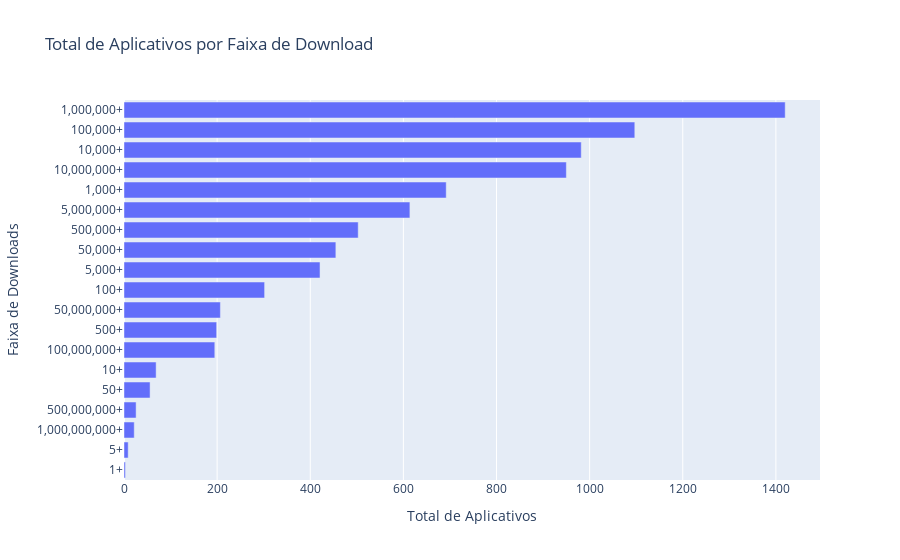
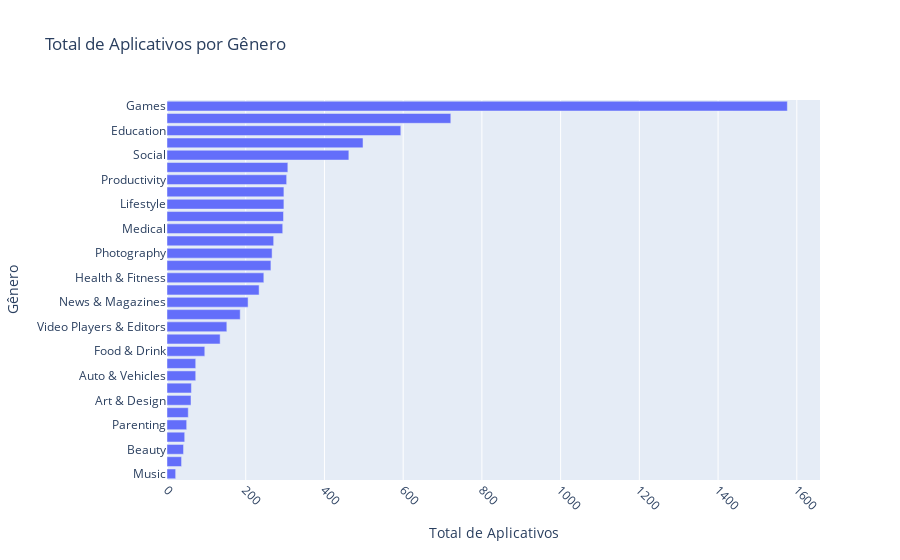

The notebook cell saved with these charts, in order:
### Markdown cell above
## Qual gênero de aplicativo é mais popular?

### Code cell
# Contar o total de aplicativos por faixa de download e ordenar de forma decrescente
apps_by_installs = df['Installs'].value_counts().reset_index()
apps_by_installs.columns = ['Installs', 'Total_Apps']
apps_by_installs = apps_by_installs.sort_values(by='Total_Apps', ascending=True)

# Gráfico de barras horizontais
fig1 = px.bar(apps_by_installs, 
              x='Total_Apps', 
              y='Installs', 
              orientation='h',
              title='Total de Aplicativos por Faixa de Download',
              labels={'Total_Apps': 'Total de Aplicativos', 'Installs': 'Faixa de Downloads'})

fig1.show()


# Contar o total de aplicativos por gênero
apps_by_genre = df['Genres_1'].value_counts().reset_index()
apps_by_genre.columns = ['Genre', 'Total_Apps']
apps_by_genre = apps_by_genre.sort_values(by='Total_Apps', ascending=True)

# Gráfico de barras verticais
fig2 = px.bar(apps_by_genre, 
              x='Total_Apps', 
              y='Genre', 
              title='Total de Aplicativos por Gênero',
              labels={'Genre': 'Gênero', 'Total_Apps': 'Total de Aplicativos'})

fig2.update_xaxes(tickangle=45)
fig2.show()

### Figure 1 — Plotly figure (JSON) as saved in the notebook; plotly's stock layout.template omitted (floating-point values rounded to 4 significant figures)
{"data": [{"alignmentgroup": "True", "hovertemplate": "Total de Aplicativos=%{x}<br>Faixa de Downloads=%{y}<extra></extra>", "legendgroup": "", "marker": {"color": "#636efa", "pattern": {"shape": ""}}, "name": "", "offsetgroup": "", "orientation": "h", "showlegend": false, "textposition": "auto", "type": "bar", "x": [3, 9, 22, 26, 56, 69, 195, 199, 207, 302, 421, 455, 503, 614, 692, 950, 982, 1097, 1420], "xaxis": "x", "y": ["1+", "5+", "1,000,000,000+", "500,000,000+", "50+", "10+", "100,000,000+", "500+", "50,000,000+", "100+", "5,000+", "50,000+", "500,000+", "5,000,000+", "1,000+", "10,000,000+", "10,000+", "100,000+", "1,000,000+"], "yaxis": "y"}], "layout": {"barmode": "relative", "legend": {"tracegroupgap": 0}, "title": {"text": "Total de Aplicativos por Faixa de Download"}, "xaxis": {"anchor": "y", "domain": [0, 1], "title": {"text": "Total de Aplicativos"}}, "yaxis": {"anchor": "x", "domain": [0, 1], "title": {"text": "Faixa de Downloads"}}}}

### Figure 2 — Plotly figure (JSON) as saved in the notebook; plotly's stock layout.template omitted (floating-point values rounded to 4 significant figures)
{"data": [{"alignmentgroup": "True", "hovertemplate": "Total de Aplicativos=%{x}<br>Gênero=%{y}<extra></extra>", "legendgroup": "", "marker": {"color": "#636efa", "pattern": {"shape": ""}}, "name": "", "offsetgroup": "", "orientation": "h", "showlegend": false, "textposition": "auto", "type": "bar", "x": [22, 37, 42, 45, 50, 54, 61, 62, 73, 73, 96, 135, 152, 186, 206, 234, 246, 264, 267, 271, 294, 296, 297, 297, 304, 307, 462, 498, 594, 721, 1576], "xaxis": "x", "y": ["Music", "Casino", "Beauty", "Events", "Parenting", "Comics", "Art & Design", "House & Home", "Auto & Vehicles", "Weather", "Food & Drink", "Dating", "Video Players & Editors", "Shopping", "News & Magazines", "Books", "Health & Fitness", "Business", "Photography", "Sports", "Medical", "Personalization", "Lifestyle", "Finance", "Productivity", "Travel", "Social", "Entertainment", "Education", "Tools", "Games"], "yaxis": "y"}], "layout": {"barmode": "relative", "legend": {"tracegroupgap": 0}, "title": {"text": "Total de Aplicativos por Gênero"}, "xaxis": {"anchor": "y", "domain": [0, 1], "tickangle": 45, "title": {"text": "Total de Aplicativos"}}, "yaxis": {"anchor": "x", "domain": [0, 1], "title": {"text": "Gênero"}}}}
